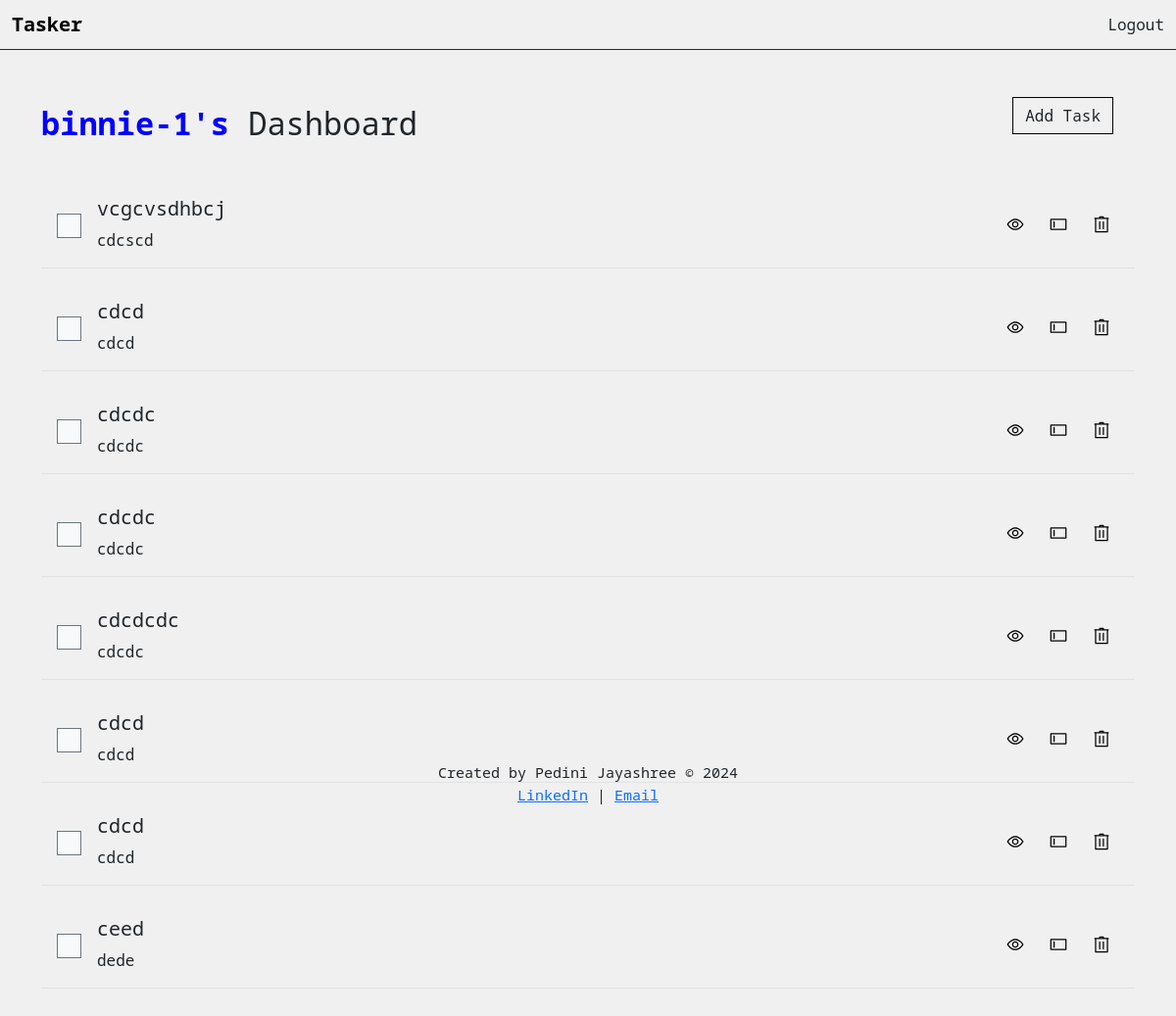
The page /dashboard (signed in) on the database as committed earlier.
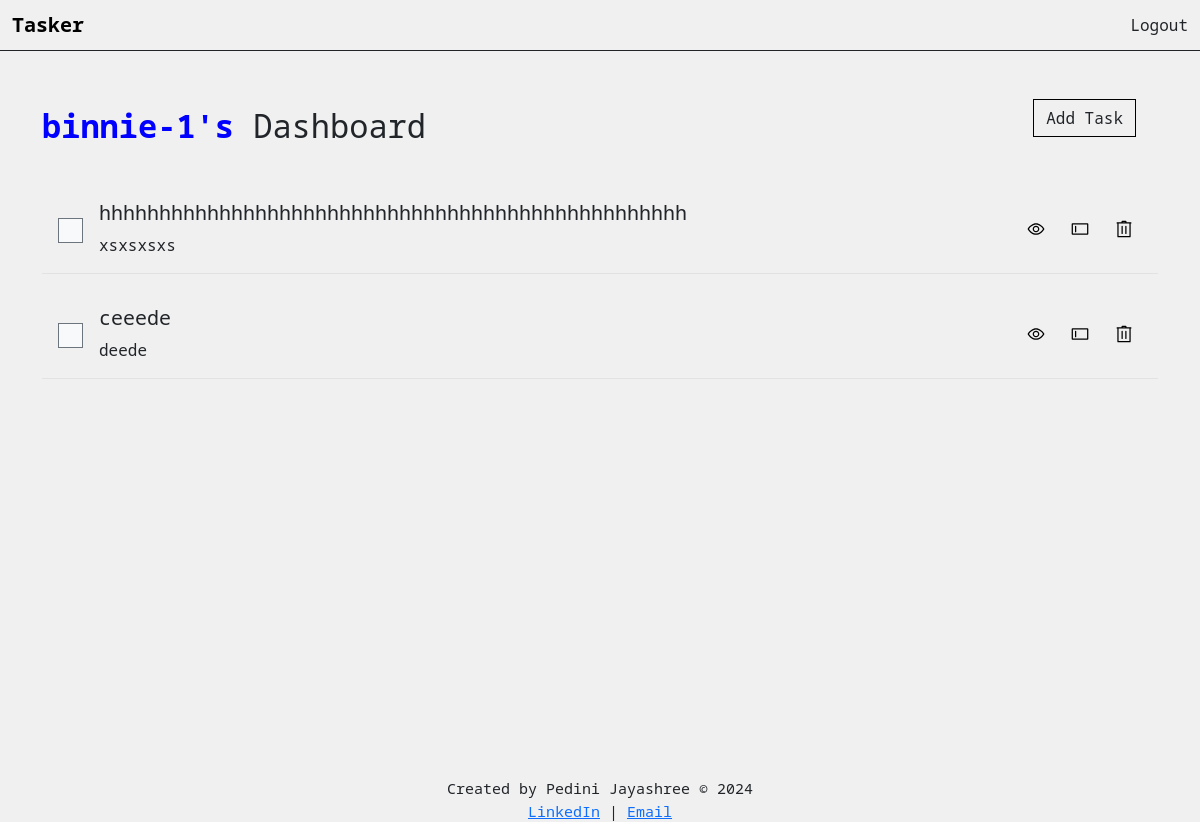
The same page on the database as committed later.
### app.py (models this page shows)
class Task(db.Model):
    id = db.Column(db.Integer, primary_key=True)
    title = db.Column(db.String(150), nullable=False)
    description = db.Column(db.Text, nullable=True)
    category = db.Column(db.String(50), nullable=False)
    priority = db.Column(db.String(50), nullable=False)
    is_completed = db.Column(db.Boolean, default=False)
    user_id = db.Column(db.Integer, db.ForeignKey('user.id'), nullable=False)

### app.py (the view, shortened to what this page needs)
@app.route('/dashboard', methods=['GET', 'POST'])
@login_required
def dashboard():
    form = TaskForm()
    tasks = Task.query.filter_by(user_id=current_user.id).all()
    return render_template('dashboard.html', tasks=tasks, form=form, user=current_user)

### forms.py
class TaskForm(FlaskForm):
    title = StringField('Title', validators=[DataRequired()])
    description = TextAreaField('Description', validators=[DataRequired()])
    category = SelectField('Category', choices=[('Work', 'Work'), ('Personal', 'Personal')], validators=[DataRequired()])
    priority = SelectField('Priority', choices=[('Low', 'Low'), ('Medium', 'Medium'), ('High', 'High')], validators=[DataRequired()])
    submit = SubmitField('Add Task')

### app.py (called while the page is built)
@login_manager.user_loader
def load_user(user_id):
    return db.session.get(User, int(user_id))

### templates/dashboard.html (shortened to what this page needs)
{% extends "base.html" %}
{% block content %}
<div class="container mt-5">
    <div class="dash-header d-flex align-items-center justify-content-between mb-4">
        <h2 class="text-center"><span>{{user.username}}'s</span> Dashboard</h2>
        <div class="text-center mb-4">
            <button class="btn btn-style2" style="margin-right: 22px;" data-bs-toggle="modal"
                data-bs-target="#addTaskModal">Add Task</button>
        </div>
    </div>
    <div id="tasks-container" class="task-container">
        {% if tasks==[] %}
        <h2 class="text-center" style="opacity: 0.3;">Welcome, {{user.username}}! Add Your First Task ;)</h2>
        {% else %}
        {% for task in tasks %}
        <div class="card mb-3 rounded-0 task-card" data-category="{{ task.category }}"
            data-priority="{{ task.priority }}">
            <div class="card-body d-flex justify-content-between align-items-center">
                <div class="form-check me-3">
                    <input class="form-check-input round-checkbox rounded-0" type="checkbox" id="complete-{{ task.id }}"
                        onclick="event.stopPropagation();" {% if task.is_completed %} checked {% endif %}
                        onchange="toggleTaskCompletion({{ task.id }})">
                </div>
                <div class="flex-grow-1">
                    <h5 class="card-title {{ 'text-decoration-line-through' if task.is_completed }}">{{ task.title }}
                    </h5>
                    <p class="card-text">{{ task.description }}</p>
                </div>
                <div class="task-buttons d-flex align-items-center">
                    <button class="btn eye-button me-2 btn-style1"
                        onclick="showTaskDetails({{ task.id }}); event.stopPropagation();">
                        <img src="{{ url_for('static', filename='images/eye.svg') }}" alt="Details Icon" width="20"
                            height="20">
                    </button>
                    <button class="btn edit-button me-2 btn-style1" data-bs-toggle="modal"
                        data-bs-target="#editTaskModal-{{ task.id }}" onclick="event.stopPropagation();">
                        <img src="{{ url_for('static', filename='images/edit.svg') }}" alt="Edit Icon" width="20"
                            height="20">
                    </button>
                    <form method="POST" action="{{ url_for('delete_task', task_id=task.id) }}"
                        onsubmit="return showDeleteModal(event, '{{ task.id }}');">
                        <button type="submit" class="btn delete-button rounded-0" onclick="event.stopPropagation();">
                            <img src="{{ url_for('static', filename='images/delete.svg') }}" alt="Delete Icon"
                                width="20" height="20">
                        </button>
                    </form>
                </div>
            </div>
        </div>
        {% endfor %}
        {% endif %}
    </div>
</div>
{% endblock %}

Rows that differ between the two databases and show on the page:
removed Task: title "vcgcvsdhbcj", description "cdcscd"
removed Task: title "cdcd", description "cdcd"
removed Task: title "cdcdc", description "cdcdc"
removed Task: title "cdcdc", description "cdcdc"
removed Task: title "cdcdcdc", description "cdcdc"
removed Task: title "cdcd", description "cdcd"
removed Task: title "cdcd", description "cdcd"
removed Task: title "ceed", description "dede"
added Task: title "hhhhhhhhhhhhhhhhhhhhhhhhhhhhhhhhhhhhhhhhhhhhhhhhh", description "xsxsxsxs"
added Task: title "ceeede", description "deede"
